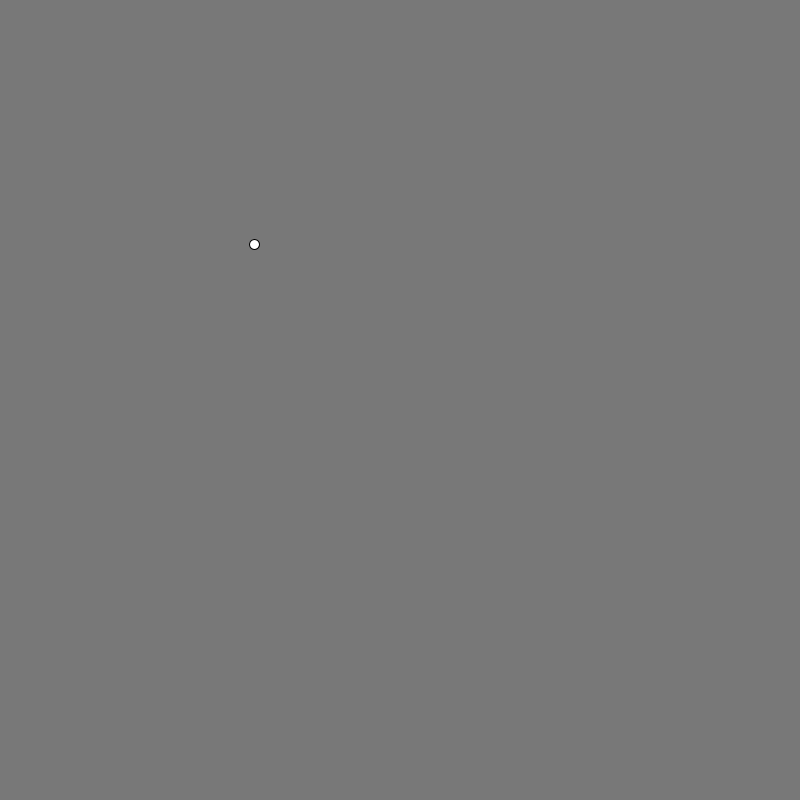
Frame 1 (no input)
Frame 60 (the mouse pressed at the canvas centre just before this capture): blank canvas, image omitted
Frame 120 (the mouse held since frame 60 and released just before this capture): blank canvas, image omitted

The Processing sketch that drew this single still picture (run headless with seeded random() and noise(); from frame 60 on, the mouse is pressed at the canvas centre):

// Processing sketch: basicVector
// ── basicVector.pde
// simple movement

PVector location;
PVector velocity;
PVector gravity;
int maxspeed = 10;

void setup() {
  size(800, 800);
  location = new PVector(250, 250);
  velocity = new PVector(5, -5);
  gravity = new PVector(0, 0.5);
}

void draw() {
background(120);
  // the mouse loc in a vector
  PVector target = new PVector(mouseX, mouseY);
  // make a vector between target and locaiton - pointing at target - swap to point away
  PVector steer = PVector.sub(target, location); 
  steer.setMag(1); // set length - magniutude - of vector to 1. retains direction
  velocity.add(steer); // add steering to velocity
  velocity.limit(maxspeed); // set max velocity
  location.add(velocity);

  ellipse(location.x, location.y, 10, 10);
  checkBounds();
}

void checkBounds() {
  if ((location.x > width) || (location.x < 0)) {
    velocity.x = velocity.x * -1;
  }
  if ((location.y > height) || (location.y < 0)) {
    velocity.y = velocity.y * -1;
  }
}
